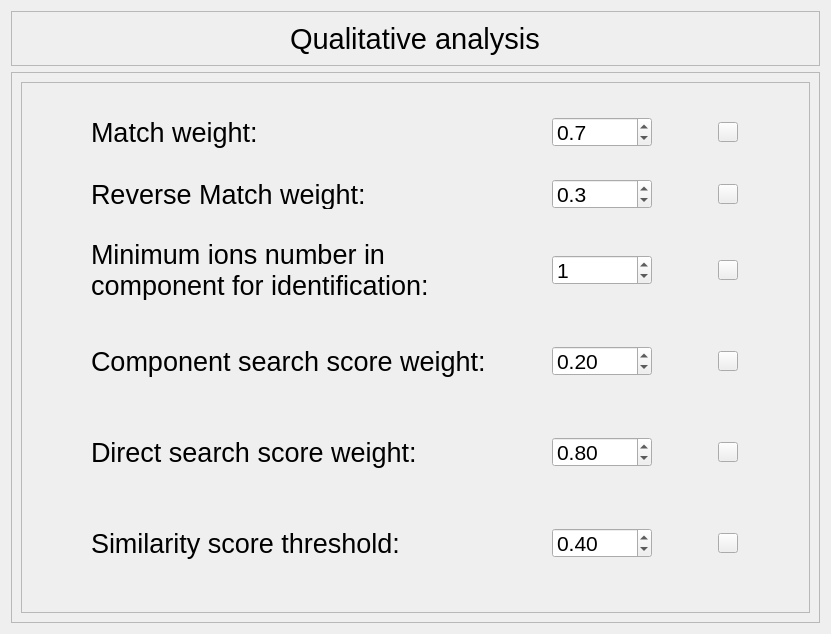
<?xml version="1.0" encoding="UTF-8"?>
<ui version="4.0">
 <class>Form</class>
 <widget class="QWidget" name="Form">
  <property name="geometry">
   <rect>
    <x>0</x>
    <y>0</y>
    <width>831</width>
    <height>634</height>
   </rect>
  </property>
  <property name="windowTitle">
   <string>DataAnalyzer-WTS</string>
  </property>
  <property name="windowIcon">
   <iconset>
    <normaloff>../Combine/icon.png</normaloff>../Combine/icon.png</iconset>
  </property>
  <layout class="QGridLayout" name="gridLayout_3" rowstretch="1,10">
   <item row="1" column="0">
    <widget class="QFrame" name="frame_4">
     <property name="frameShape">
      <enum>QFrame::StyledPanel</enum>
     </property>
     <property name="frameShadow">
      <enum>QFrame::Raised</enum>
     </property>
     <layout class="QVBoxLayout" name="verticalLayout" stretch="10">
      <item>
       <widget class="QFrame" name="frame_2">
        <property name="frameShape">
         <enum>QFrame::StyledPanel</enum>
        </property>
        <property name="frameShadow">
         <enum>QFrame::Raised</enum>
        </property>
        <layout class="QGridLayout" name="gridLayout">
         <item row="0" column="0">
          <widget class="QLabel" name="label_3">
           <property name="sizePolicy">
            <sizepolicy hsizetype="Maximum" vsizetype="Preferred">
             <horstretch>0</horstretch>
             <verstretch>0</verstretch>
            </sizepolicy>
           </property>
           <property name="minimumSize">
            <size>
             <width>0</width>
             <height>0</height>
            </size>
           </property>
           <property name="maximumSize">
            <size>
             <width>16777215</width>
             <height>16777215</height>
            </size>
           </property>
           <property name="font">
            <font>
             <pointsize>20</pointsize>
             <weight>50</weight>
             <italic>false</italic>
             <bold>false</bold>
            </font>
           </property>
           <property name="styleSheet">
            <string notr="true">font: 20pt;</string>
           </property>
           <property name="text">
            <string>Match weight:</string>
           </property>
          </widget>
         </item>
         <item row="0" column="1">
          <widget class="QDoubleSpinBox" name="doubleSpinBox_3">
           <property name="minimumSize">
            <size>
             <width>100</width>
             <height>30</height>
            </size>
           </property>
           <property name="maximumSize">
            <size>
             <width>100</width>
             <height>30</height>
            </size>
           </property>
           <property name="styleSheet">
            <string notr="true">font: 16pt;</string>
           </property>
           <property name="decimals">
            <number>1</number>
           </property>
           <property name="maximum">
            <double>99999.000000000000000</double>
           </property>
           <property name="singleStep">
            <double>0.100000000000000</double>
           </property>
           <property name="value">
            <double>0.700000000000000</double>
           </property>
          </widget>
         </item>
         <item row="0" column="2">
          <widget class="QPushButton" name="pushButton_8">
           <property name="minimumSize">
            <size>
             <width>20</width>
             <height>20</height>
            </size>
           </property>
           <property name="maximumSize">
            <size>
             <width>20</width>
             <height>20</height>
            </size>
           </property>
           <property name="text">
            <string/>
           </property>
           <property name="icon">
            <iconset>
             <normaloff>../Combine/R-C.png</normaloff>../Combine/R-C.png</iconset>
           </property>
           <property name="iconSize">
            <size>
             <width>20</width>
             <height>20</height>
            </size>
           </property>
          </widget>
         </item>
         <item row="1" column="0">
          <widget class="QLabel" name="label_2">
           <property name="sizePolicy">
            <sizepolicy hsizetype="Maximum" vsizetype="Preferred">
             <horstretch>0</horstretch>
             <verstretch>0</verstretch>
            </sizepolicy>
           </property>
           <property name="minimumSize">
            <size>
             <width>0</width>
             <height>30</height>
            </size>
           </property>
           <property name="maximumSize">
            <size>
             <width>16777215</width>
             <height>30</height>
            </size>
           </property>
           <property name="font">
            <font>
             <pointsize>20</pointsize>
             <weight>50</weight>
             <italic>false</italic>
             <bold>false</bold>
            </font>
           </property>
           <property name="styleSheet">
            <string notr="true">font: 20pt;</string>
           </property>
           <property name="text">
            <string>Reverse Match weight:</string>
           </property>
          </widget>
         </item>
         <item row="1" column="1">
          <widget class="QDoubleSpinBox" name="doubleSpinBox_4">
           <property name="minimumSize">
            <size>
             <width>100</width>
             <height>30</height>
            </size>
           </property>
           <property name="maximumSize">
            <size>
             <width>100</width>
             <height>30</height>
            </size>
           </property>
           <property name="styleSheet">
            <string notr="true">font: 16pt;</string>
           </property>
           <property name="decimals">
            <number>1</number>
           </property>
           <property name="singleStep">
            <double>0.100000000000000</double>
           </property>
           <property name="value">
            <double>0.300000000000000</double>
           </property>
          </widget>
         </item>
         <item row="1" column="2">
          <widget class="QPushButton" name="pushButton_9">
           <property name="minimumSize">
            <size>
             <width>20</width>
             <height>20</height>
            </size>
           </property>
           <property name="maximumSize">
            <size>
             <width>20</width>
             <height>20</height>
            </size>
           </property>
           <property name="text">
            <string/>
           </property>
           <property name="icon">
            <iconset>
             <normaloff>../Combine/R-C.png</normaloff>../Combine/R-C.png</iconset>
           </property>
           <property name="iconSize">
            <size>
             <width>20</width>
             <height>20</height>
            </size>
           </property>
          </widget>
         </item>
         <item row="2" column="0">
          <widget class="QLabel" name="label_4">
           <property name="minimumSize">
            <size>
             <width>0</width>
             <height>60</height>
            </size>
           </property>
           <property name="maximumSize">
            <size>
             <width>16777215</width>
             <height>60</height>
            </size>
           </property>
           <property name="font">
            <font>
             <pointsize>20</pointsize>
             <weight>50</weight>
             <italic>false</italic>
             <bold>false</bold>
            </font>
           </property>
           <property name="styleSheet">
            <string notr="true">font: 20pt;</string>
           </property>
           <property name="text">
            <string>Minimum ions number in component for identification:</string>
           </property>
           <property name="wordWrap">
            <bool>true</bool>
           </property>
          </widget>
         </item>
         <item row="2" column="1">
          <widget class="QSpinBox" name="spinBox_2">
           <property name="minimumSize">
            <size>
             <width>100</width>
             <height>30</height>
            </size>
           </property>
           <property name="maximumSize">
            <size>
             <width>100</width>
             <height>30</height>
            </size>
           </property>
           <property name="styleSheet">
            <string notr="true">font: 16pt;</string>
           </property>
           <property name="maximum">
            <number>99999</number>
           </property>
           <property name="value">
            <number>1</number>
           </property>
          </widget>
         </item>
         <item row="2" column="2">
          <widget class="QPushButton" name="pushButton_10">
           <property name="minimumSize">
            <size>
             <width>20</width>
             <height>20</height>
            </size>
           </property>
           <property name="maximumSize">
            <size>
             <width>20</width>
             <height>20</height>
            </size>
           </property>
           <property name="text">
            <string/>
           </property>
           <property name="icon">
            <iconset>
             <normaloff>../Combine/R-C.png</normaloff>../Combine/R-C.png</iconset>
           </property>
           <property name="iconSize">
            <size>
             <width>20</width>
             <height>20</height>
            </size>
           </property>
          </widget>
         </item>
         <item row="3" column="0">
          <widget class="QLabel" name="label_8">
           <property name="sizePolicy">
            <sizepolicy hsizetype="Maximum" vsizetype="Preferred">
             <horstretch>0</horstretch>
             <verstretch>0</verstretch>
            </sizepolicy>
           </property>
           <property name="minimumSize">
            <size>
             <width>0</width>
             <height>60</height>
            </size>
           </property>
           <property name="maximumSize">
            <size>
             <width>16777215</width>
             <height>60</height>
            </size>
           </property>
           <property name="font">
            <font>
             <pointsize>20</pointsize>
             <weight>50</weight>
             <italic>false</italic>
             <bold>false</bold>
            </font>
           </property>
           <property name="styleSheet">
            <string notr="true">font: 20pt;</string>
           </property>
           <property name="text">
            <string>Component search score weight:</string>
           </property>
           <property name="wordWrap">
            <bool>false</bool>
           </property>
          </widget>
         </item>
         <item row="3" column="1">
          <widget class="QDoubleSpinBox" name="doubleSpinBox_6">
           <property name="minimumSize">
            <size>
             <width>100</width>
             <height>30</height>
            </size>
           </property>
           <property name="maximumSize">
            <size>
             <width>100</width>
             <height>30</height>
            </size>
           </property>
           <property name="styleSheet">
            <string notr="true">font: 16pt;</string>
           </property>
           <property name="maximum">
            <double>1.000000000000000</double>
           </property>
           <property name="singleStep">
            <double>0.100000000000000</double>
           </property>
           <property name="value">
            <double>0.200000000000000</double>
           </property>
          </widget>
         </item>
         <item row="3" column="2">
          <widget class="QPushButton" name="pushButton_11">
           <property name="minimumSize">
            <size>
             <width>20</width>
             <height>20</height>
            </size>
           </property>
           <property name="maximumSize">
            <size>
             <width>20</width>
             <height>20</height>
            </size>
           </property>
           <property name="text">
            <string/>
           </property>
           <property name="icon">
            <iconset>
             <normaloff>../Combine/R-C.png</normaloff>../Combine/R-C.png</iconset>
           </property>
           <property name="iconSize">
            <size>
             <width>20</width>
             <height>20</height>
            </size>
           </property>
          </widget>
         </item>
         <item row="4" column="0">
          <widget class="QLabel" name="label_6">
           <property name="sizePolicy">
            <sizepolicy hsizetype="Maximum" vsizetype="Preferred">
             <horstretch>0</horstretch>
             <verstretch>0</verstretch>
            </sizepolicy>
           </property>
           <property name="minimumSize">
            <size>
             <width>0</width>
             <height>60</height>
            </size>
           </property>
           <property name="maximumSize">
            <size>
             <width>16777215</width>
             <height>60</height>
            </size>
           </property>
           <property name="font">
            <font>
             <pointsize>20</pointsize>
             <weight>50</weight>
             <italic>false</italic>
             <bold>false</bold>
            </font>
           </property>
           <property name="styleSheet">
            <string notr="true">font: 20pt;</string>
           </property>
           <property name="text">
            <string>Direct search score weight:</string>
           </property>
           <property name="wordWrap">
            <bool>false</bool>
           </property>
          </widget>
         </item>
         <item row="4" column="1">
          <widget class="QDoubleSpinBox" name="doubleSpinBox_5">
           <property name="minimumSize">
            <size>
             <width>100</width>
             <height>30</height>
            </size>
           </property>
           <property name="maximumSize">
            <size>
             <width>100</width>
             <height>30</height>
            </size>
           </property>
           <property name="styleSheet">
            <string notr="true">font: 16pt;</string>
           </property>
           <property name="decimals">
            <number>2</number>
           </property>
           <property name="maximum">
            <double>99.000000000000000</double>
           </property>
           <property name="singleStep">
            <double>0.100000000000000</double>
           </property>
           <property name="value">
            <double>0.800000000000000</double>
           </property>
          </widget>
         </item>
         <item row="4" column="2">
          <widget class="QPushButton" name="pushButton_12">
           <property name="minimumSize">
            <size>
             <width>20</width>
             <height>20</height>
            </size>
           </property>
           <property name="maximumSize">
            <size>
             <width>20</width>
             <height>20</height>
            </size>
           </property>
           <property name="text">
            <string/>
           </property>
           <property name="icon">
            <iconset>
             <normaloff>../Combine/R-C.png</normaloff>../Combine/R-C.png</iconset>
           </property>
           <property name="iconSize">
            <size>
             <width>20</width>
             <height>20</height>
            </size>
           </property>
          </widget>
         </item>
         <item row="5" column="0">
          <widget class="QLabel" name="label_9">
           <property name="sizePolicy">
            <sizepolicy hsizetype="Maximum" vsizetype="Preferred">
             <horstretch>0</horstretch>
             <verstretch>0</verstretch>
            </sizepolicy>
           </property>
           <property name="minimumSize">
            <size>
             <width>0</width>
             <height>60</height>
            </size>
           </property>
           <property name="maximumSize">
            <size>
             <width>16777215</width>
             <height>60</height>
            </size>
           </property>
           <property name="font">
            <font>
             <pointsize>20</pointsize>
             <weight>50</weight>
             <italic>false</italic>
             <bold>false</bold>
            </font>
           </property>
           <property name="styleSheet">
            <string notr="true">font: 20pt;</string>
           </property>
           <property name="text">
            <string>Similarity score threshold:</string>
           </property>
           <property name="wordWrap">
            <bool>false</bool>
           </property>
          </widget>
         </item>
         <item row="5" column="1">
          <widget class="QDoubleSpinBox" name="doubleSpinBox_7">
           <property name="minimumSize">
            <size>
             <width>100</width>
             <height>30</height>
            </size>
           </property>
           <property name="maximumSize">
            <size>
             <width>100</width>
             <height>30</height>
            </size>
           </property>
           <property name="styleSheet">
            <string notr="true">font: 16pt;</string>
           </property>
           <property name="decimals">
            <number>2</number>
           </property>
           <property name="maximum">
            <double>1.000000000000000</double>
           </property>
           <property name="singleStep">
            <double>0.100000000000000</double>
           </property>
           <property name="value">
            <double>0.400000000000000</double>
           </property>
          </widget>
         </item>
         <item row="5" column="2">
          <widget class="QPushButton" name="pushButton_13">
           <property name="minimumSize">
            <size>
             <width>20</width>
             <height>20</height>
            </size>
           </property>
           <property name="maximumSize">
            <size>
             <width>20</width>
             <height>20</height>
            </size>
           </property>
           <property name="text">
            <string/>
           </property>
           <property name="icon">
            <iconset>
             <normaloff>../Combine/R-C.png</normaloff>../Combine/R-C.png</iconset>
           </property>
           <property name="iconSize">
            <size>
             <width>20</width>
             <height>20</height>
            </size>
           </property>
          </widget>
         </item>
        </layout>
       </widget>
      </item>
     </layout>
    </widget>
   </item>
   <item row="0" column="0">
    <widget class="QFrame" name="frame">
     <property name="frameShape">
      <enum>QFrame::StyledPanel</enum>
     </property>
     <property name="frameShadow">
      <enum>QFrame::Raised</enum>
     </property>
     <layout class="QHBoxLayout" name="horizontalLayout">
      <item>
       <widget class="QLabel" name="label">
        <property name="sizePolicy">
         <sizepolicy hsizetype="Maximum" vsizetype="Preferred">
          <horstretch>0</horstretch>
          <verstretch>0</verstretch>
         </sizepolicy>
        </property>
        <property name="font">
         <font>
          <pointsize>22</pointsize>
          <weight>50</weight>
          <italic>false</italic>
          <bold>false</bold>
         </font>
        </property>
        <property name="styleSheet">
         <string notr="true">font: 22pt;</string>
        </property>
        <property name="text">
         <string>Qualitative analysis</string>
        </property>
       </widget>
      </item>
     </layout>
    </widget>
   </item>
  </layout>
 </widget>
 <resources/>
 <connections>
  <connection>
   <sender>pushButton_8</sender>
   <signal>clicked()</signal>
   <receiver>Form</receiver>
   <slot>slot1()</slot>
   <hints>
    <hint type="sourcelabel">
     <x>752</x>
     <y>191</y>
    </hint>
    <hint type="destinationlabel">
     <x>830</x>
     <y>196</y>
    </hint>
   </hints>
  </connection>
  <connection>
   <sender>pushButton_9</sender>
   <signal>clicked()</signal>
   <receiver>Form</receiver>
   <slot>slot2()</slot>
   <hints>
    <hint type="sourcelabel">
     <x>752</x>
     <y>250</y>
    </hint>
    <hint type="destinationlabel">
     <x>830</x>
     <y>236</y>
    </hint>
   </hints>
  </connection>
  <connection>
   <sender>pushButton_10</sender>
   <signal>clicked()</signal>
   <receiver>Form</receiver>
   <slot>slot3()</slot>
   <hints>
    <hint type="sourcelabel">
     <x>752</x>
     <y>309</y>
    </hint>
    <hint type="destinationlabel">
     <x>830</x>
     <y>307</y>
    </hint>
   </hints>
  </connection>
  <connection>
   <sender>pushButton_11</sender>
   <signal>clicked()</signal>
   <receiver>Form</receiver>
   <slot>slot4()</slot>
   <hints>
    <hint type="sourcelabel">
     <x>752</x>
     <y>383</y>
    </hint>
    <hint type="destinationlabel">
     <x>830</x>
     <y>373</y>
    </hint>
   </hints>
  </connection>
  <connection>
   <sender>pushButton_12</sender>
   <signal>clicked()</signal>
   <receiver>Form</receiver>
   <slot>slot5()</slot>
   <hints>
    <hint type="sourcelabel">
     <x>752</x>
     <y>472</y>
    </hint>
    <hint type="destinationlabel">
     <x>830</x>
     <y>442</y>
    </hint>
   </hints>
  </connection>
  <connection>
   <sender>pushButton_13</sender>
   <signal>clicked()</signal>
   <receiver>Form</receiver>
   <slot>slot6()</slot>
   <hints>
    <hint type="sourcelabel">
     <x>752</x>
     <y>561</y>
    </hint>
    <hint type="destinationlabel">
     <x>830</x>
     <y>513</y>
    </hint>
   </hints>
  </connection>
 </connections>
 <slots>
  <slot>slot1()</slot>
  <slot>slot2()</slot>
  <slot>slot3()</slot>
  <slot>slot4()</slot>
  <slot>slot5()</slot>
  <slot>slot6()</slot>
 </slots>
</ui>
